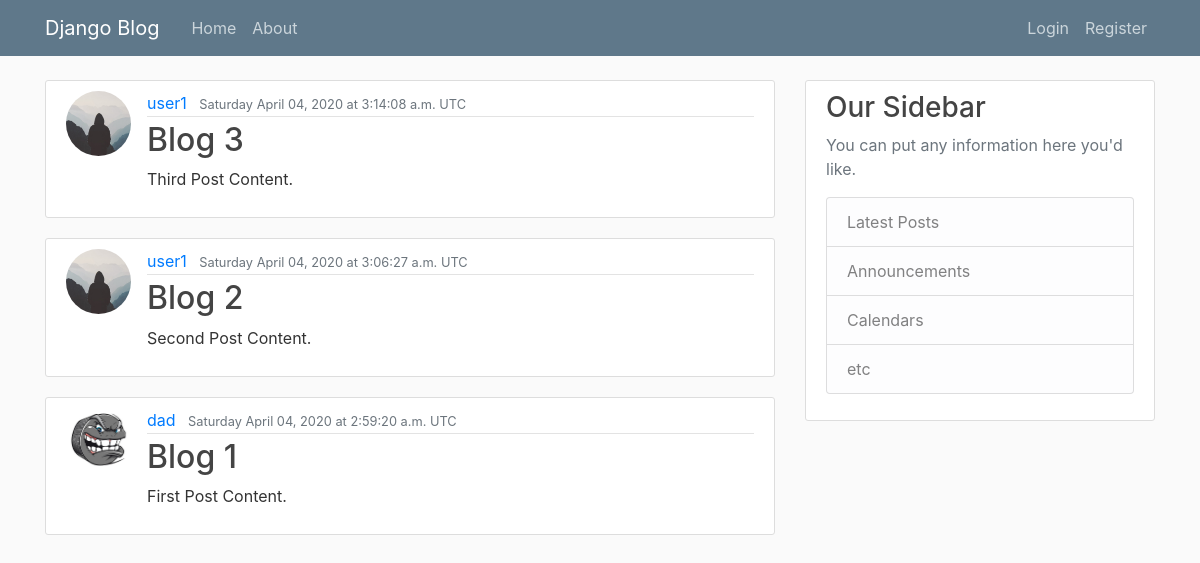
The page /blog/ on the database as committed earlier.
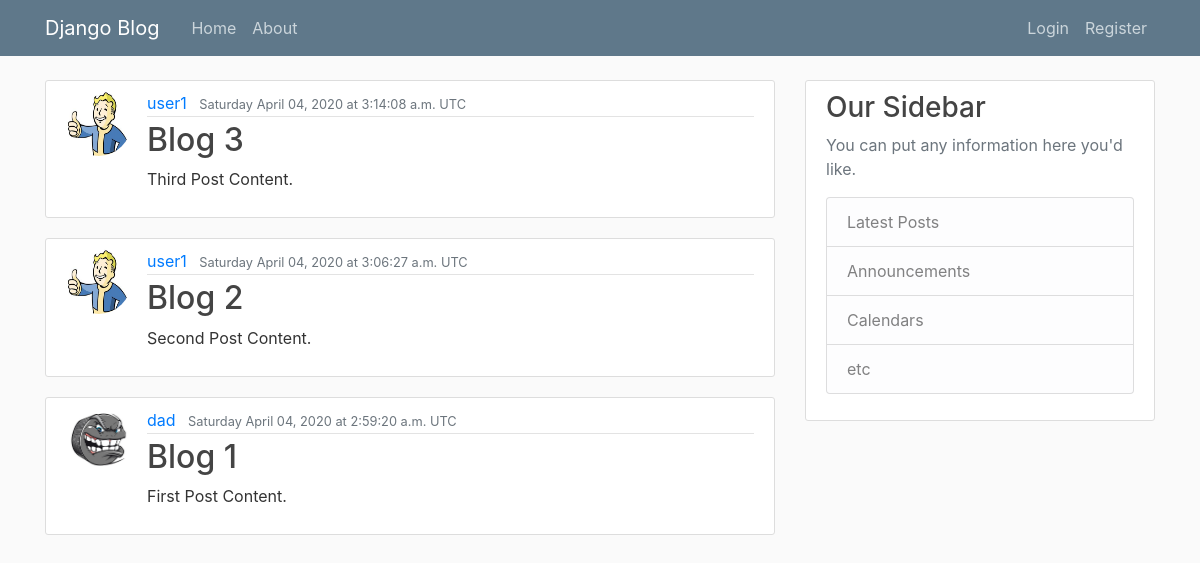
The same page on the database as committed later.
### blog/models.py (models this page shows, shortened)
class Post(models.Model):
    title = models.CharField(max_length=100)
    content = models.TextField()
    created = models.DateTimeField(auto_now_add=True) # default=timezone.now
    posted = models.DateTimeField(default=timezone.now)
    updated = models.DateTimeField(auto_now=True)
    author = models.ForeignKey(User, on_delete=models.CASCADE)

### users/models.py (models this page shows, shortened)
class Profile(models.Model):
    user = models.OneToOneField(User, on_delete=models.CASCADE)
    image = models.ImageField(default="default.jpg", upload_to="images")

### blog/views.py (the view)
# urls.py: path("", PostListView.as_view(), name="blog-home"),
class PostListView(ListView):
    model = Post
    template_name = "blog/home.html"
    context_object_name = "posts"
    ordering = ["-posted"]
    paginate_by = 5

### blog/templates/blog/home.html
{% extends "blog/base.html" %}
{% block content %}
{% for post in posts %}
<article class="media content-section">
    <img class="rounded-circle article-img" src="{{ post.author.profile.image.url }}">
    <div class="media-body">
        <div class="article-metadata">
            <a class="mr-2" href="#">{{ post.author }}</a>
            <small class="text-muted">{{ post.posted|date:"l F d, Y" }} at {{ post.posted|time:"g:i:s a T" }}</small>
        </div>
        <h2><a class="article-title" href="{% url 'post-detail' post.id %}">{{ post.title }}</a></h2>
        <p class="article-content">{{ post.content }}</p>
    </div>
</article>
{% endfor %}
{% endblock content %}

Rows that differ between the two databases and show on the page:
changed through a linked row, Post "Blog 3": author.profile.image: picture added in place of a placeholder
changed through a linked row, Post "Blog 2": author.profile.image: picture added in place of a placeholder
